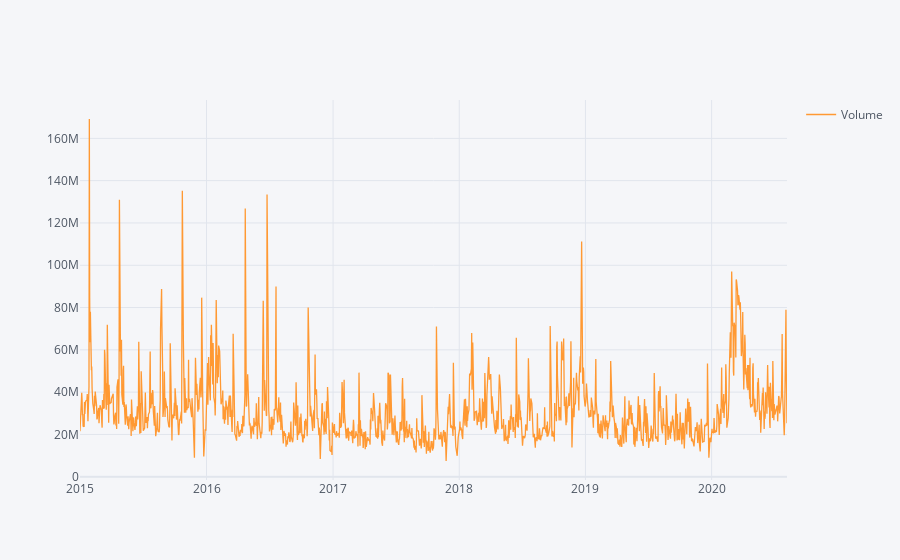

This figure's notebook cell:
### Code cell
MSFT['Volume'].iplot(legend =True)

### Figure 1 — Plotly figure (JSON) as saved in the notebook; plotly's stock layout.template omitted (floating-point values rounded to 4 significant figures; data arrays with more than 128 entries replaced by an {"elided": "..."} marker saying what was removed)
{"data": [{"line": {"color": "rgba(255, 153, 51, 1.0)", "dash": "solid", "shape": "linear", "width": 1.3}, "mode": "lines", "name": "Volume", "text": "", "type": "scatter", "x": {"elided": "1410 str values"}, "y": {"elided": "1410 int values"}}], "layout": {"legend": {"bgcolor": "#F5F6F9", "font": {"color": "#4D5663"}}, "paper_bgcolor": "#F5F6F9", "plot_bgcolor": "#F5F6F9", "showlegend": true, "title": {"font": {"color": "#4D5663"}}, "xaxis": {"gridcolor": "#E1E5ED", "showgrid": true, "tickfont": {"color": "#4D5663"}, "title": {"font": {"color": "#4D5663"}, "text": ""}, "zerolinecolor": "#E1E5ED"}, "yaxis": {"gridcolor": "#E1E5ED", "showgrid": true, "tickfont": {"color": "#4D5663"}, "title": {"font": {"color": "#4D5663"}, "text": ""}, "zerolinecolor": "#E1E5ED"}}}
